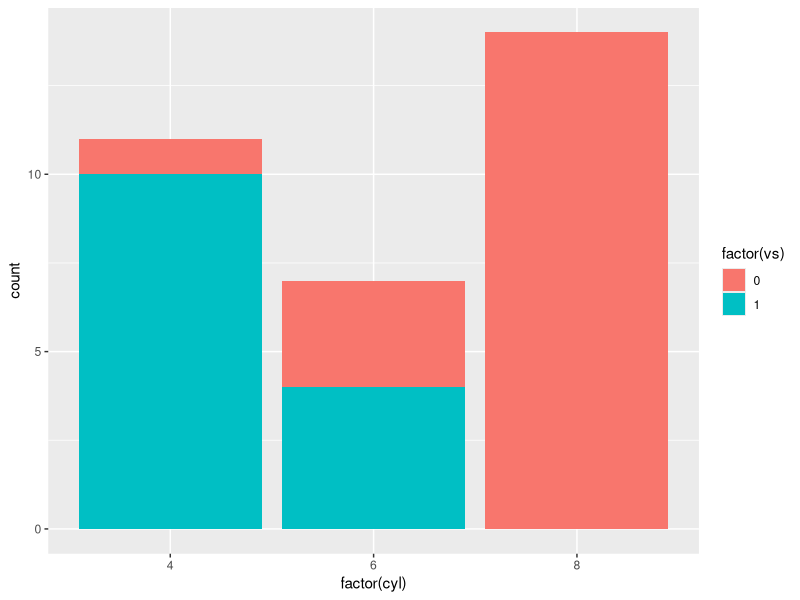
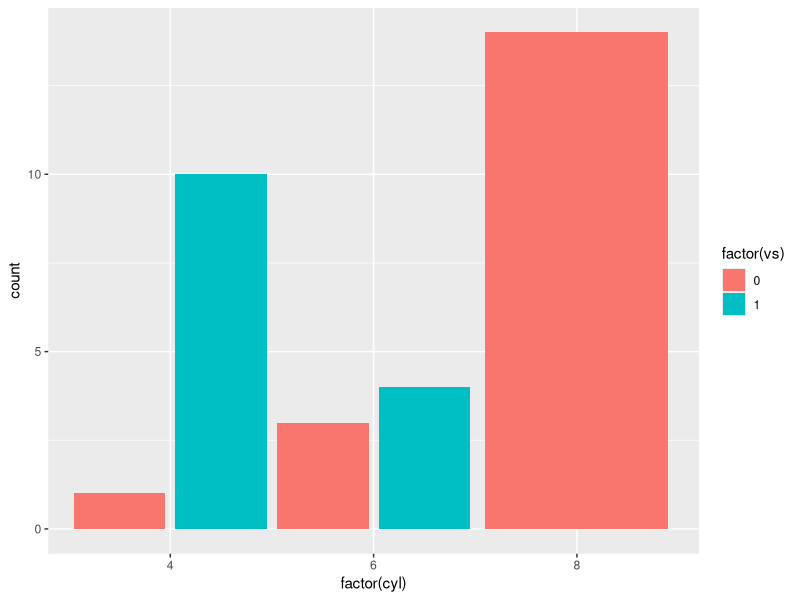
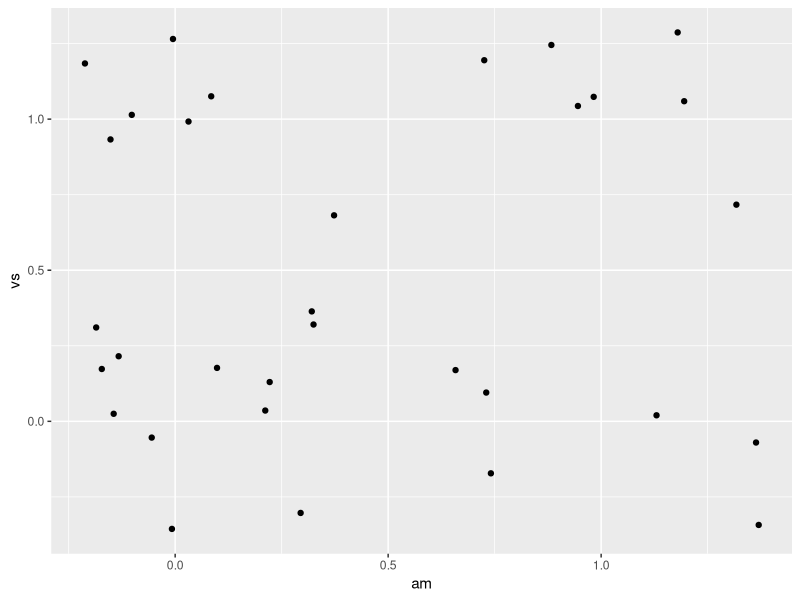
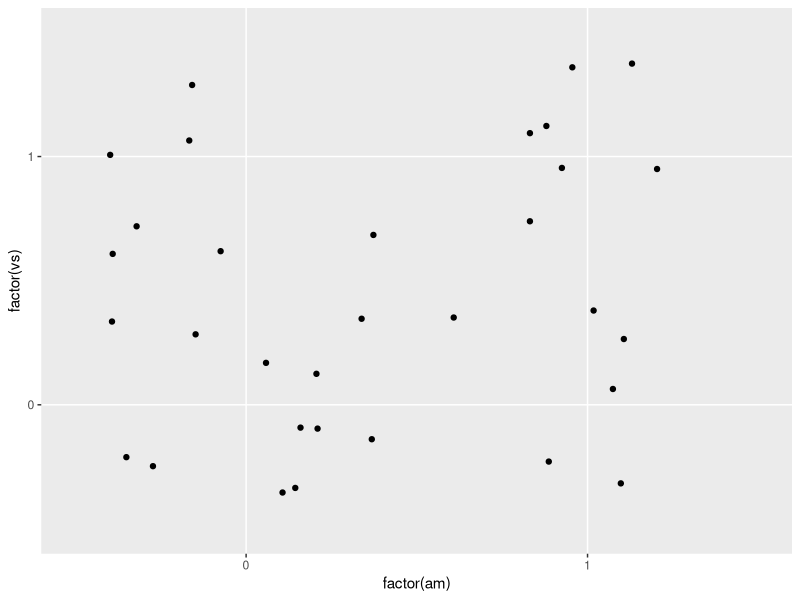
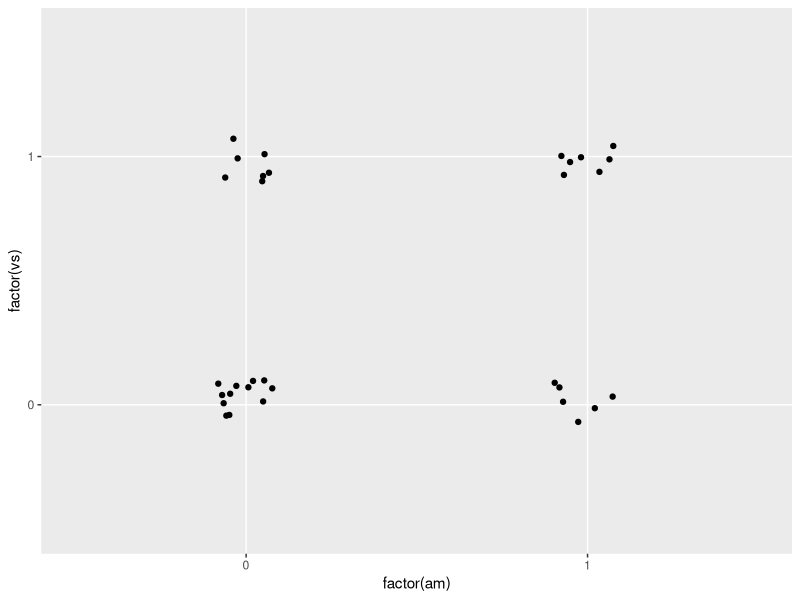
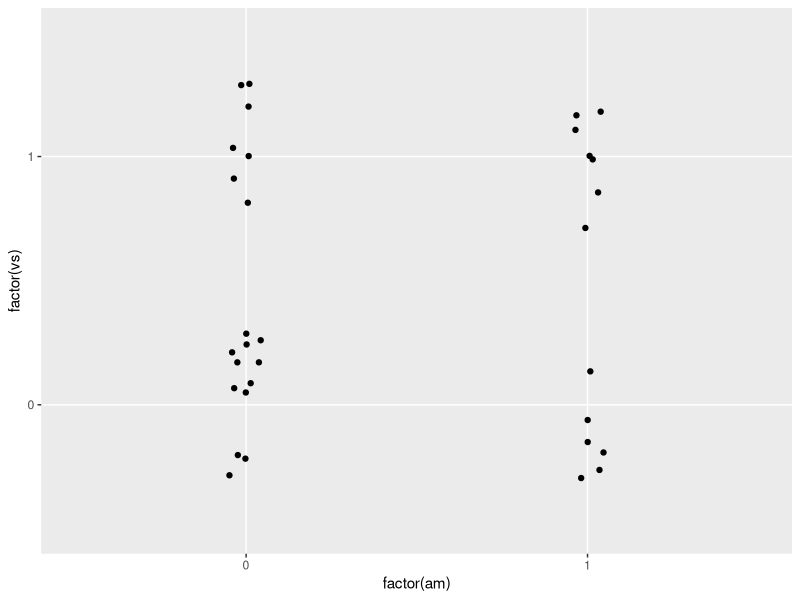
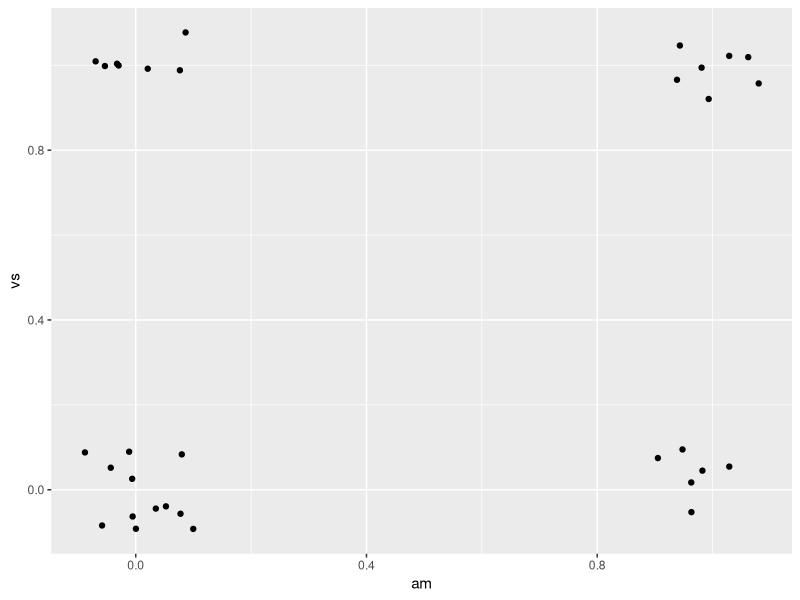
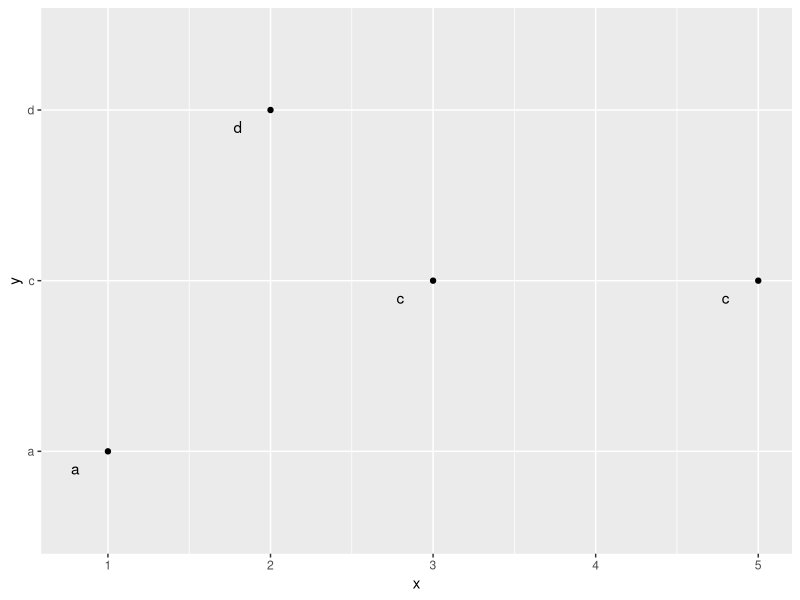

These charts were generated, in order, by the following R code:
## ---- chunk 1
library(ggplot2)
library(dplyr)
library(tidyr)
## ---- chunk 2
ggplot(data = mtcars, aes(factor(cyl), fill = factor(vs))) +
  geom_bar()
## ---- chunk 3
ggplot(data = mtcars, aes(factor(cyl), fill = factor(vs))) +
  geom_bar(position = position_dodge(width = 1))
## ---- chunk 4
ggplot(data = mtcars, aes(am, vs)) +
  geom_jitter()
## ---- chunk 5
ggplot(data = mtcars, aes(factor(am), factor(vs))) +
  geom_jitter()
## ---- chunk 6
ggplot(data = mtcars, aes(factor(am), factor(vs))) +
  geom_jitter(position = position_jitter(width = 0.1, height = 0.1))
## ---- chunk 7
ggplot(data = mtcars, aes(factor(am), factor(vs))) +
  geom_jitter(position = position_jitter(width = 0.05, height = 0.3))
## ---- chunk 8
ggplot(data = mtcars, aes(am, vs)) +
  geom_jitter(position = position_jitter(width = 0.1, height = 0.1))
## ---- chunk 9
df <- data.frame(
  x = c(1,3,2,5),
  y = c("a","c","d","c")
)
## ---- chunk 10
ggplot(df, aes(x, y)) +
  geom_point() +
  geom_text(aes(label = y),
            position = position_nudge(y = -0.1, x = -0.2))
## ---- chunk 11
ggplot(data = mtcars, aes(factor(cyl), fill = factor(gear))) +
  geom_bar(position = "fill")
## ---- chunk 12
series <- data.frame(
  time = c(rep(1, 4),rep(2, 4), rep(3, 4), rep(4, 4)),
  type = rep(c('a', 'b', 'c', 'd'), 4),
  value = rpois(16, 10)
)

series$type2 <- factor(series$type, levels = c('c', 'b', 'd', 'a'))
## ---- chunk 13
ggplot(series, aes(time, value, group = type)) +
  geom_line(aes(colour = type)) +
  geom_point(aes(colour = type))
## ---- chunk 14
ggplot(series, aes(time, value, group = type)) +
  geom_line(aes(colour = type), position = "stack") +
  geom_point(aes(colour = type), position = "stack")
